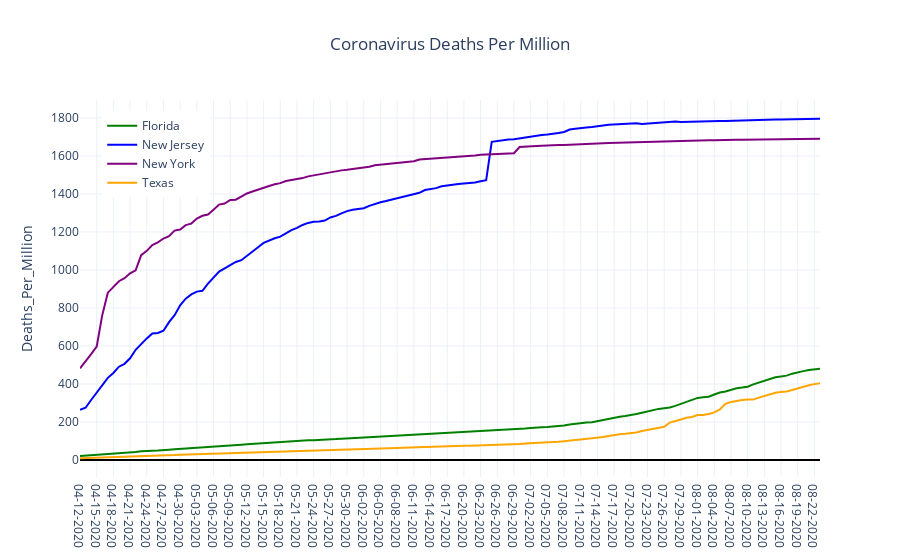

The cell this chart's notebook holds for it:
### Code cell
countries_list = sorted(list(country_df['Country_Region'].unique()))

#colors_list = ["gold", "blue", "green", "yellow", "black", "grey", "darkgreen", "pink", "brown", "slateblue", "grey1", "orange"]
#colors_list = ["grey", "grey", "grey", "grey", "grey", "grey", "grey", "grey", "grey", "grey", "blue", "blue"]
#colors_dict = dict(zip(countries_list,colors_list))
colors_dict = {'US Only NY':'purple',
              'US Only NJ':'blue',
              'US Only FL':'green',
              'US Only TX':'orange'}

rename_dict = {'US Only NY':'New York',
              'US Only NJ':'New Jersey',
              'US Only FL':'Florida',
              'US Only TX':'Texas'}


data = []

for mycountry in countries_list:
    data.append(go.Scatter(x=country_df[country_df['Country_Region']==mycountry]['Date'],
                               y=country_df[country_df['Country_Region']==mycountry]['Deaths_Per_Million'],
                               name = rename_dict[mycountry],
                               line = {'color':colors_dict[mycountry]}
                          )
                )


layout = go.Layout(
                showlegend = True,
                legend= dict(x=0.03,y=0.97),
                title='Coronavirus Deaths Per Million',
                title_x= 0.5,
                yaxis={'title':'Deaths_Per_Million',
                       'zeroline':True,'zerolinecolor':'#000000','zerolinewidth':2.0},
                template='plotly_white')

fig = go.Figure(data=data,layout=layout)

#fig.update_layout()

iplot(fig)

### Figure 1 — Plotly figure (JSON) as saved in the notebook; plotly's stock layout.template omitted (floating-point values rounded to 4 significant figures; data arrays with more than 128 entries replaced by an {"elided": "..."} marker saying what was removed)
{"data": [{"line": {"color": "green"}, "name": "Florida", "type": "scatter", "x": {"elided": "134 str values"}, "y": {"elided": "134 float values"}}, {"line": {"color": "blue"}, "name": "New Jersey", "type": "scatter", "x": {"elided": "134 str values"}, "y": {"elided": "134 float values"}}, {"line": {"color": "purple"}, "name": "New York", "type": "scatter", "x": {"elided": "134 str values"}, "y": {"elided": "134 float values"}}, {"line": {"color": "orange"}, "name": "Texas", "type": "scatter", "x": {"elided": "134 str values"}, "y": {"elided": "134 float values"}}], "layout": {"legend": {"x": 0.03, "y": 0.97}, "showlegend": true, "title": {"text": "Coronavirus Deaths Per Million", "x": 0.5}, "yaxis": {"title": {"text": "Deaths_Per_Million"}, "zeroline": true, "zerolinecolor": "#000000", "zerolinewidth": 2}}}
